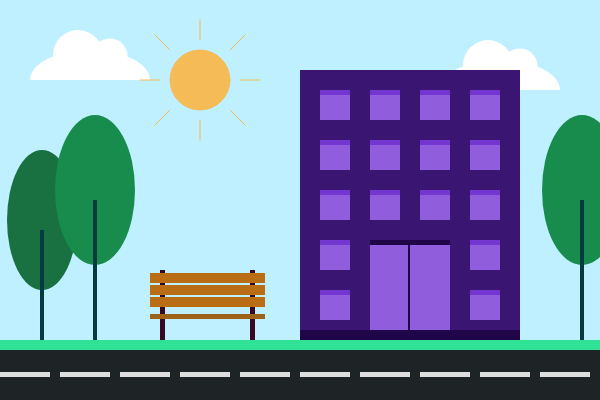
Frame 1 (no input)
Frame 60 (no input): identical to frame 1, image omitted
Frame 120 (the mouse pressed at the canvas centre since frame 60): identical to frame 1, image omitted

The p5.js sketch that drew this single still picture (run headless with seeded random() and noise() and a simulated clock; from frame 60 on, the mouse is pressed at the canvas centre):

// p5.js sketch
// ── sketch.js
function setup() {
  createCanvas(600, 400);
}

function draw() {
  background(190, 240, 255);
  noStroke();

  //road
  fill(30, 35, 37);
  rect(0, 350, 600, 50);

  //road lines
  fill(221);
  rect(0, 372,50,5);
  rect(60, 372,50,5);
  rect(120, 372,50,5);
  rect(180, 372,50,5);
  rect(240, 372,50,5);
  rect(300, 372,50,5);
  rect(360, 372,50,5);
  rect(420, 372,50,5);
  rect(480, 372,50,5);
  rect(540, 372,50,5);

  //grass
  fill(48, 226, 149);
  rect(0, 340, 600, 10);

    //clouds
  push();
  translate (-10,0);
  fill(255);
  arc(100, 80, 120, 60, PI, TWO_PI);
  circle(88, 55, 50);
  circle(120, 56, 35);
  pop();

  push();
  translate (400,10);
  fill(255);
  arc(100, 80, 120, 60, PI, TWO_PI);
  circle(88, 55, 50);
  circle(120, 56, 35);
  pop();


  //sun by monicawen
  fill(245, 187, 87);
  stroke(245, 187, 87);
  push();
  translate(200, 80);
  //rotate(radians(frameCount / 2));
  ellipse(0, 0, 60, 60);
  line(0, -60, 0, -40);
  line(0, 40, 0, 60);
  line(-45, -45, -30, -30);
  line(45, -45, 30, -30);
  line(-60, 0, -40, 0);
  line(40, 0, 60, 0);
  line(-45, 45, -30, 30);
  line(45, 45, 30, 30);
  pop();
  noFill();


  noStroke();
  //house1
  fill(58, 21, 113),
  rect(300, 70, 220, 260);

  //windows roll 1 for H1
  fill(144, 94, 221);
  rect(320, 90, 30, 30);
  fill(115, 54, 209);
  rect(320, 90, 30, 5);

  fill(144, 94, 221);
  rect(370, 90, 30, 30);
  fill(115, 54, 209);
  rect(370, 90, 30, 5);

  fill(144, 94, 221);
  rect(420, 90, 30, 30);
  fill(115, 54, 209);
  rect(420, 90, 30, 5);

  fill(144, 94, 221);
  rect(470, 90, 30, 30);
  fill(115, 54, 209);
  rect(470, 90, 30, 5);

   //windows roll 2 for H1
  fill(144, 94, 221);
  rect(320, 140, 30, 30);
  fill(115, 54, 209);
  rect(320, 140, 30, 5);

  fill(144, 94, 221);
  rect(370, 140, 30, 30);
  fill(115, 54, 209);
  rect(370, 140, 30, 5);

  fill(144, 94, 221);
  rect(420, 140, 30, 30);
  fill(115, 54, 209);
  rect(420, 140, 30, 5);

  fill(144, 94, 221);
  rect(470, 140, 30, 30);
  fill(115, 54, 209);
  rect(470, 140, 30, 5);

     //windows roll 3 for H1
  fill(144, 94, 221);
  rect(320, 190, 30, 30);
  fill(115, 54, 209);
  rect(320, 190, 30, 5);

  fill(144, 94, 221);
  rect(370, 190, 30, 30);
  fill(115, 54, 209);
  rect(370, 190, 30, 5);

  fill(144, 94, 221);
  rect(420, 190, 30, 30);
  fill(115, 54, 209);
  rect(420, 190, 30, 5);

  fill(144, 94, 221);
  rect(470, 190, 30, 30);
  fill(115, 54, 209);
  rect(470, 190, 30, 5);

     //windows roll 4 for H1
  fill(144, 94, 221);
  rect(320, 240, 30, 30);
  fill(115, 54, 209);
  rect(320, 240, 30, 5);

  // door
  fill(144, 94, 221);
  rect(370, 240, 80, 90);
  fill(32, 6, 73);
  rect(370, 240, 80, 5);

  fill(32, 6, 73);
  rect(408, 240, 2, 90);

  //fill(144, 94, 221);
  //rect(420, 240, 30, 30);
 // fill(115, 54, 209);
  //rect(420, 240, 30, 5);

  fill(144, 94, 221);
  rect(470, 240, 30, 30);
  fill(115, 54, 209);
  rect(470, 240, 30, 5);

     //windows roll 5 for H1
  fill(144, 94, 221);
  rect(320, 290, 30, 30);
  fill(115, 54, 209);
  rect(320, 290, 30, 5);

 // fill(144, 94, 221);
  // rect(370, 290, 30, 30);
 // fill(115, 54, 209);
 // rect(370, 290, 30, 5);

 // fill(144, 94, 221);
 // rect(420, 290, 30, 30);
 // fill(115, 54, 209);
 // rect(420, 290, 30, 5);

  fill(144, 94, 221);
  rect(470, 290, 30, 30);
  fill(115, 54, 209);
  rect(470, 290, 30, 5);

  //house1 base
  fill(32, 6, 73);
  rect(300, 330, 220, 10);

   //tree 2
  fill(25, 112, 64);
  ellipse(42, 220, 70,140);
  fill(6, 58, 65);
  quad(40, 230, 44, 230, 44, 340, 40, 340);

  //tree 1
  fill(23, 140, 76);
  ellipse(95, 190, 80,150);
  fill(6, 58, 65);
  quad(93, 200, 97, 200, 97, 340, 93, 340);

   //tree 3
  fill(23, 140, 76);
  ellipse(582, 190, 80,150);
  fill(6, 58, 65);
  quad(580, 200, 584, 200, 584, 340, 580, 340);

  //Bench
  fill(57, 7, 32);
  rect(160, 270, 5, 70);
  rect(250, 270, 5, 70);

  fill(185, 109, 20);
  rect(150, 273,115, 10);
  rect(150, 285,115, 10);
  rect(150, 297,115, 10);
  fill(159, 98, 25);
  rect(150, 314,115, 5);


  //fill(255);
  //text(mouseX + " , " + mouseY, 10, 390);
}
